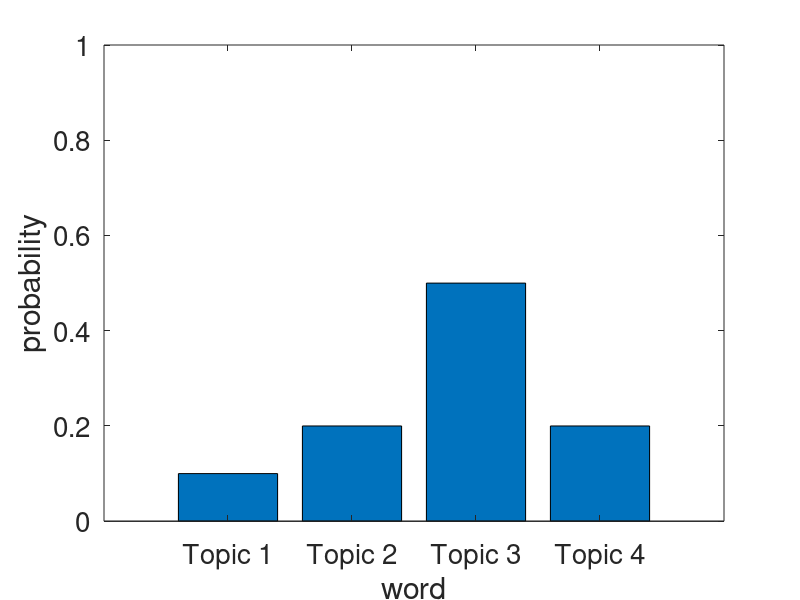

Source code (MATLAB):
p = [0.1, 0.2, 0.5, 0.2];
n = length(p);
words = {'Topic 1', 'Topic 2', 'Topic 3', 'Topic 4'};
bar(p)
h = gca;
xlabel('word', 'fontsize', 20)
ylabel('probability', 'fontsize', 20)
ylim([0 1]);
set(h, 'fontsize', 20, 'XTickLabel', words);
saveas(h, "categorical.png");
pause

values = rand(20,1);
for j = 1:20
  for i = 1:n
    if values(j) < sum(p(1:i))
      words{i}
      break
    endif
  endfor
endfor
